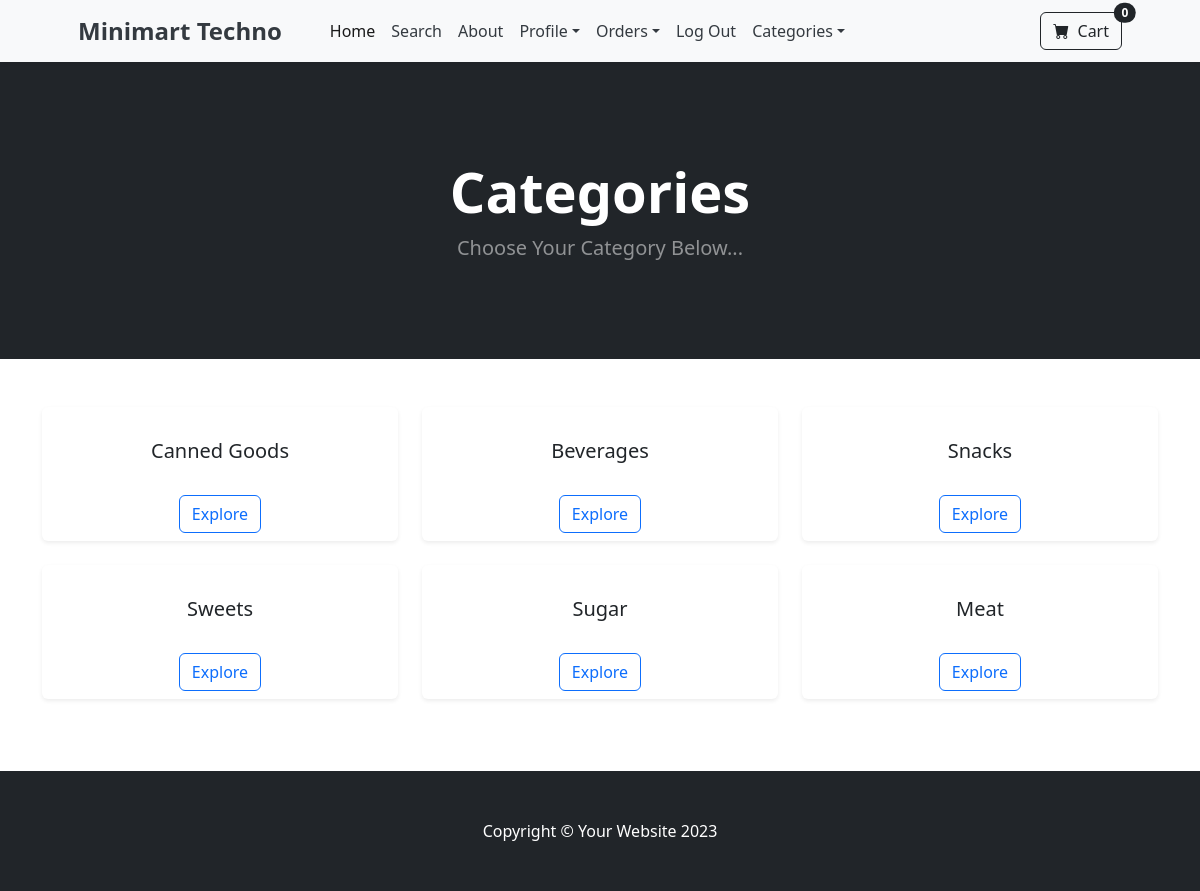
/category_summary/ (signed in), run on the app's committed database.
### store/models.py (models this page shows)
class Category(models.Model):
    name = models.CharField(max_length=50)
    def __str__(self):
        return self.name
    class Meta:
        verbose_name_plural = 'categories'

### store/views.py (the view)
# urls.py: path('category_summary/', views.category_summary, name='category_summary'),
def category_summary(request):
    categories = Category.objects.all()
    return render(request, 'category_summary.html', {'categories': categories})

### cart/cart.py (called while the page is built)
    def __len__(self):
        return len(self.cart)

### cart/context_processors.py (called while the page is built)
def cart(request):
    return {'cart': Cart(request)}

### store/templates/category_summary.html (shortened to what this page needs)
{% extends 'base.html' %}
{% block content %}
<header class="bg-dark py-5">
    <div class="container px-4 px-lg-5 my-5">
        <div class="text-center text-white">
            <h1 class="display-4 fw-bolder">Categories</h1>
            <p class="lead fw-normal text-white-50 mb-0">Choose Your Category Below...</p>
        </div>
    </div>
</header>
<div class="container my-5">
    <div class="row justify-content-center">
        {% for category in categories %}
        <div class="col-lg-4 col-md-6 mb-4">
            <div class="card h-100 text-center border-0 shadow-sm category-card">
                <div class="card-body">
                    <h5 class="card-title">{{ category }}</h5>
                </div>
                <div class="card-footer border-0 bg-transparent">
                    <a href="{% url 'category' category %}" class="btn btn-outline-primary">Explore</a>
                </div>
            </div>
        </div>
        {% endfor %}
    </div>
</div>
{% endblock %}

### data on the page
Category: name "Canned Goods"
Category: name "Beverages"
Category: name "Snacks"
Category: name "Sweets"
Category: name "Sugar"
Category: name "Meat"

### other printed values
{{ cart|length }} "0"
